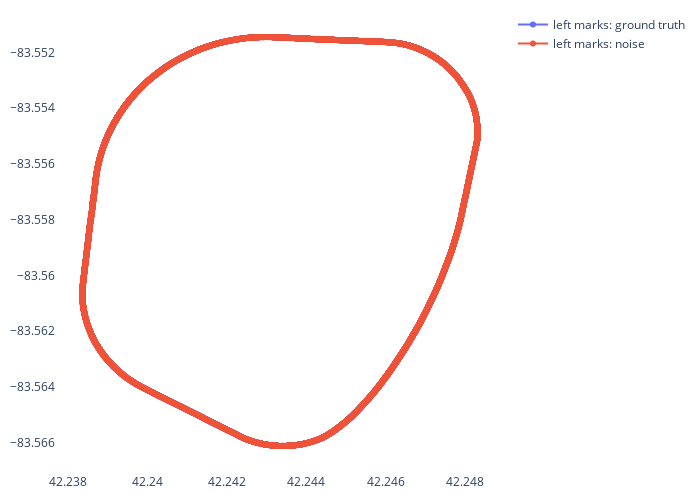

This figure's notebook cell:
### Code cell
# graph it
import plotly.graph_objects as go
fig = go.Figure()

# left lane left mark
fig.add_trace(go.Scatter(x=ll_sampled_noise['left_mark_lon'], y=ll_sampled_noise['left_mark_lat'],
                    mode='lines+markers', 
                    name='left marks: ground truth'))
fig.add_trace(go.Scatter(x=ll_sampled_noise['left_mark_lon_noise'], y=ll_sampled_noise['left_mark_lat_noise'],
                    mode='lines+markers', 
                    name='left marks: noise'))

fig.update_layout(
    showlegend=True,
    plot_bgcolor="white",
    margin=dict(t=10,l=10,b=10,r=10),
    width=700,
    height=500,
)

fig.update_layout(showlegend=True)
fig.show()

### Figure 1 — Plotly figure (JSON) as saved in the notebook; plotly's stock layout.template omitted (floating-point values rounded to 4 significant figures; data arrays with more than 128 entries replaced by an {"elided": "..."} marker saying what was removed)
{"data": [{"mode": "lines+markers", "name": "left marks: ground truth", "type": "scatter", "x": {"elided": "7082 float values"}, "y": {"elided": "7082 float values"}}, {"mode": "lines+markers", "name": "left marks: noise", "type": "scatter", "x": {"elided": "7082 float values"}, "y": {"elided": "7082 float values"}}], "layout": {"height": 500, "margin": {"b": 10, "l": 10, "r": 10, "t": 10}, "plot_bgcolor": "white", "showlegend": true, "width": 700}}
